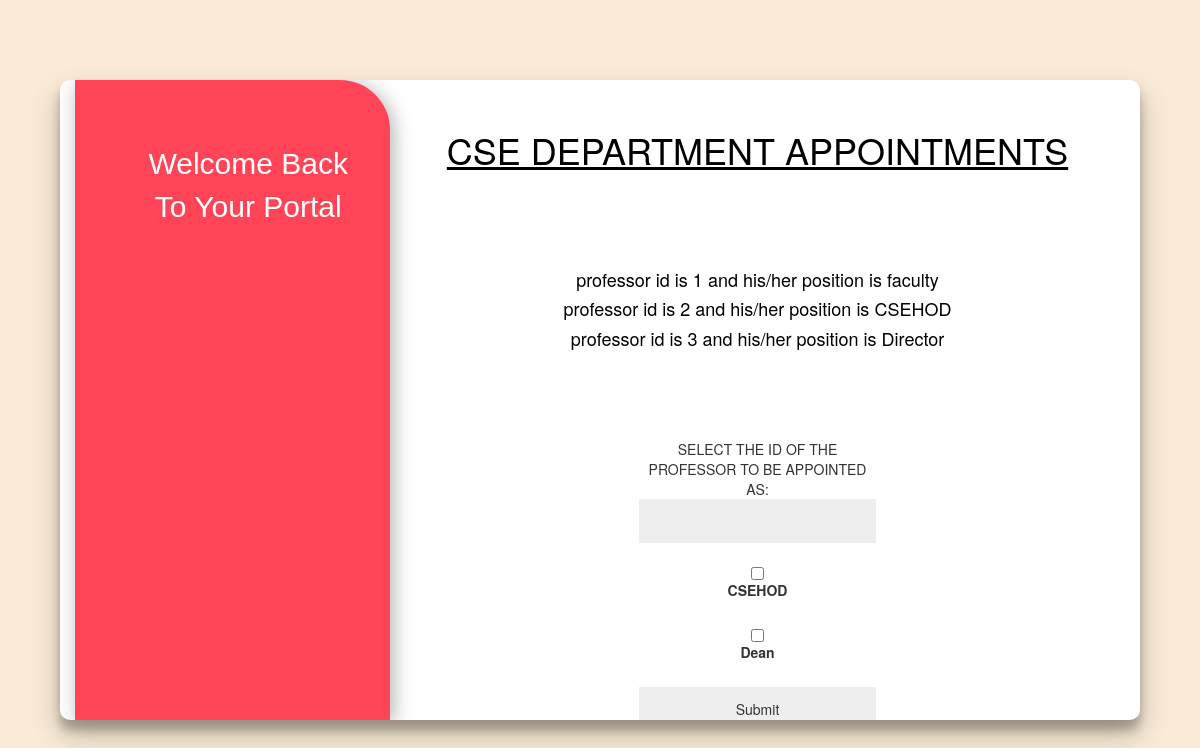
The page /changecsehod/1/ on the database its author committed.
### table/models.py (models this page shows)
class users_table(models.Model):
    id = models.IntegerField(primary_key = True)
    password = models.CharField(max_length = 20)
    dept_name =  models.CharField(max_length = 6)
    pos = models.CharField(max_length = 10)
    curr_pos = models.CharField(max_length = 10, default="default")

### table/views.py (the view)
# urls.py: path('changecsehod/<int:pro>/',views.changecsehod,name ="changecsehod"),
def changecsehod(request,pro):
        if request.method == 'POST':
            pro_id = request.POST['id']
            pos = request.POST['status']
            if pos =='CSEHOD':
                users_table.objects.filter(pos ='CSEHOD').update(pos ='faculty')
                users_table.objects.filter(id = pro_id).update(pos ='CSEHOD')
                return HttpResponse("done")
            else:
                users_table.objects.filter(pos ='Dean').update(pos ='faculty')
                users_table.objects.filter(id = pro_id).update(pos ='Dean')
                return HttpResponse("done")
        else:
            try :
                p = users_table.objects.filter(dept_name ='CSE')
            except users_table.DoesNotExist:
                p = None
            if p is None:
                return HttpResponse("No CSE FACULTY")
            else:
                return render(request,"csehod.html",{'data':p})

### templates/csehod.html (shortened to what this page needs)
{% extends "base.html" %}
{% block child_block %}
<html lang="en">
<head>
  <link rel="stylesheet" href="https://maxcdn.bootstrapcdn.com/bootstrap/3.3.7/css/bootstrap.min.css">
</head>
<body>
<h1 align = center
  style="color: black"; "font-size:40px";>CSE DEPARTMENT APPOINTMENTS</h1>
<br>
<br><br><br>
{% for i in data %}
<h4 align = center border:solid style="color: black";   ; "font-size:30px"; > professor id is {{i.id}} and his/her position is {{i.pos}} </h4>
{% endfor %}
<br><br><br><br>
  <div class = "form">
    <form action="changecsehod", method = "POST">
        SELECT THE ID OF THE PROFESSOR TO BE APPOINTED AS: <input type= "text" name ="id"><br>
        <input type="checkbox" id="Rejected" name="status" value="CSEHOD">
        <label for="status">CSEHOD</label><br>
        <input type="checkbox" id="Rejected" name="status" value="Dean">
        <label for="status">Dean</label><br>
        <input type="submit" value="Submit">
      </form>
    </div>
</body>
</html>
{% endblock %}

### templates/base.html (style rules this page uses)
body, html { background : url("https://image.shutterstock.com/image-photo/abstract-colorful-background-on-bokeh-260nw-492496099.jpg"); height: 100%; background-position: center; background-repeat: no-repeat; background-size: cover; height: 100%; text-align : center; }
h1 { color : black; text-align : center; }
body { background:antiquewhite !important; height: 100%; background-position: center; background-repeat: no-repeat; background-size: cover; }
* { box-sizing: border-box; }
body { background: #f6f5f7; display: flex; justify-content: center; align-items: center; flex-direction: column; font-family: 'Montserrat', sans-serif; height: 100vh; margin: -20px 0 50px; left: 30%; }
h1 { font-weight: bold; margin: 0; }
form { background-color: #FFFFFF; display: flex; align-items: center; justify-content: center; flex-direction: column; padding: 0 50px; height: 100%; text-align: center; width: 50%; margin: auto; }
input { background-color: #eee; border: none; padding: 12px 15px; margin: 8px 0; width: 100%; }

### templates/csehod.html (style rules this page uses)
body, html { height: 100%; }
body { background : url("https://venngage-wordpress.s3.amazonaws.com/uploads/2018/09/Simple-Blue-White-Background-Image.jpg"); height: 100%; background-position: center; background-repeat: no-repeat; background-size: cover; }
.form { display : flex; justify-content: center; align-items: center; margin: 0 auto; }
.form label { display: inline-block; text-align: left; }
.form input { display: inline-block; text-align: center; }
h1 { text-decoration: underline; }

### rows shown on the page
users_table: id "1", pos "faculty"
users_table: id "2", pos "CSEHOD"
users_table: id "3", pos "Director"
